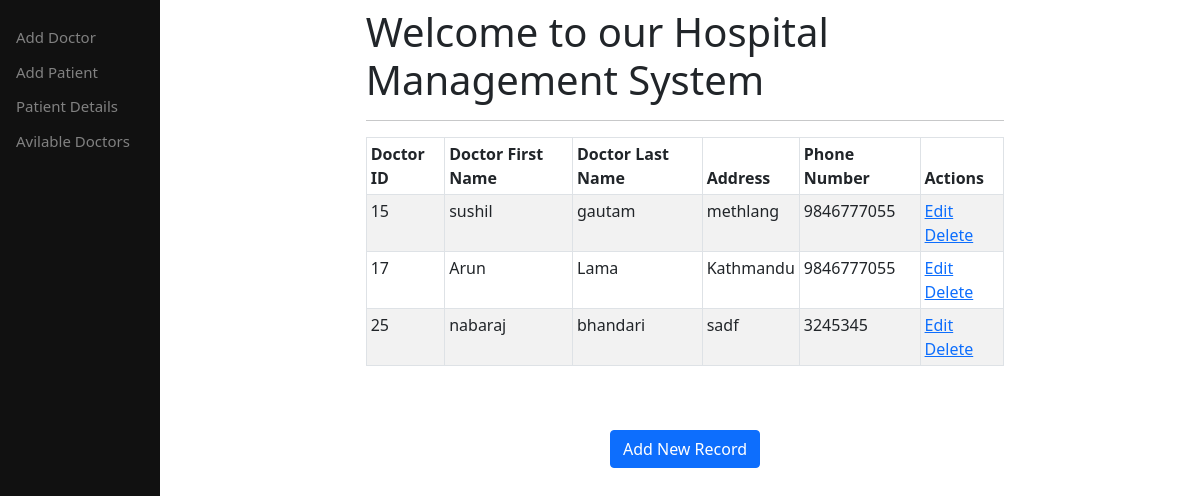
Page /show/ on the committed database.
### main/models.py (models this page shows, shortened)
class Doctor(models.Model):
    first_name=models.CharField(max_length=200,blank=True)
    last_name=models.CharField(max_length=200,blank=True)
    address=models.CharField(max_length=100,blank=True)
    phone=models.CharField(max_length=20,blank=True)

### main/views.py (the view)
# urls.py: path('show/',views.show),
def show(request):
    doctors = Doctor.objects.all()
    return render(request,"main/show.html",{'doctorss':doctors})

### main/templates/main/show.html (shortened to what this page needs)
{%extends "main/base.html"%}
{%block content%}
<head>
     {% load static %}
</head>
<body>
<table class="table table-striped table-bordered table-sm">
    <thead class="thead-dark">
    <tr>
        <th>Doctor ID</th>
        <th>Doctor First Name</th>
        <th>Doctor Last Name</th>
        <th>Address</th>
        <th>Phone Number</th>
        <th>Actions</th>
    </tr>
    </thead>
    <tbody>
{%for doctor in doctorss%}
    <tr>
        <td>{{ doctor.id }}</td>
        <td>{{ doctor.first_name }}</td>
        <td>{{ doctor.last_name }}</td>
        <td>{{ doctor.address }}</td>
        <td>{{ doctor.phone }}</td>
        <td>
            <a href="/edit/{{ doctor.id }}"><span class="glyphicon glyphicon-pencil" >Edit</span></a>
            <a href="/delete/{{ doctor.id }}">Delete</a>
        </td>
    </tr>
{% endfor %}
    </tbody>
</table>
<br>
<br>
<center><a href="/addDoctors" class="btn btn-primary">Add New Record</a></center>
</body>
{%endblock%}

### main/templates/main/base.html (shortened to what this page needs)
<!DOCTYPE html>
<html>
    <head>
        <link href="https://cdn.jsdelivr.net/npm/bootstrap@5.1.0/dist/css/bootstrap.min.css" rel="stylesheet">
    </head>
    <body>
        <div class="sidebar">
            <a href="/addDoctors">Add Doctor</a>
            <a href="/hospital">Add Patient</a>
            <a href="/patientDetails">Patient Details</a>
            <a href="/show">Avilable Doctors</a>
        </div>
        <div id="content", name="content", class="main">
            <div class="row justify-content-center">
                <div class="col-8">
                    <h1 class="mt-2"> Welcome to our Hospital Management System</h1>
                    <hr class="mt-0-mb-4">
                    {%block content%}
                    {%endblock%}
                </div>
            </div>
        </div>
    </body>
</html>

### main/templates/main/base.html (style rules this page uses)
.sidebar { height: 100%; width:160px; position: fixed; z-index: 1; top: 0; left: 0; background-color: #111; overflow-x: hidden; padding-top: 20px; }
.sidebar a { padding: 6px 8px 6px 16px; text-decoration: none; font-size: 15px; color: #818181; display: block; }
.main { margin-left: 170px; padding: 0px 30px; }

### rows in the picture
Doctor: id "15", first_name "sushil", last_name "gautam", address "methlang", phone "9846777055"
Doctor: id "17", first_name "Arun", last_name "Lama", address "Kathmandu", phone "9846777055"
Doctor: id "25", first_name "nabaraj", last_name "bhandari", address "sadf", phone "3245345"
